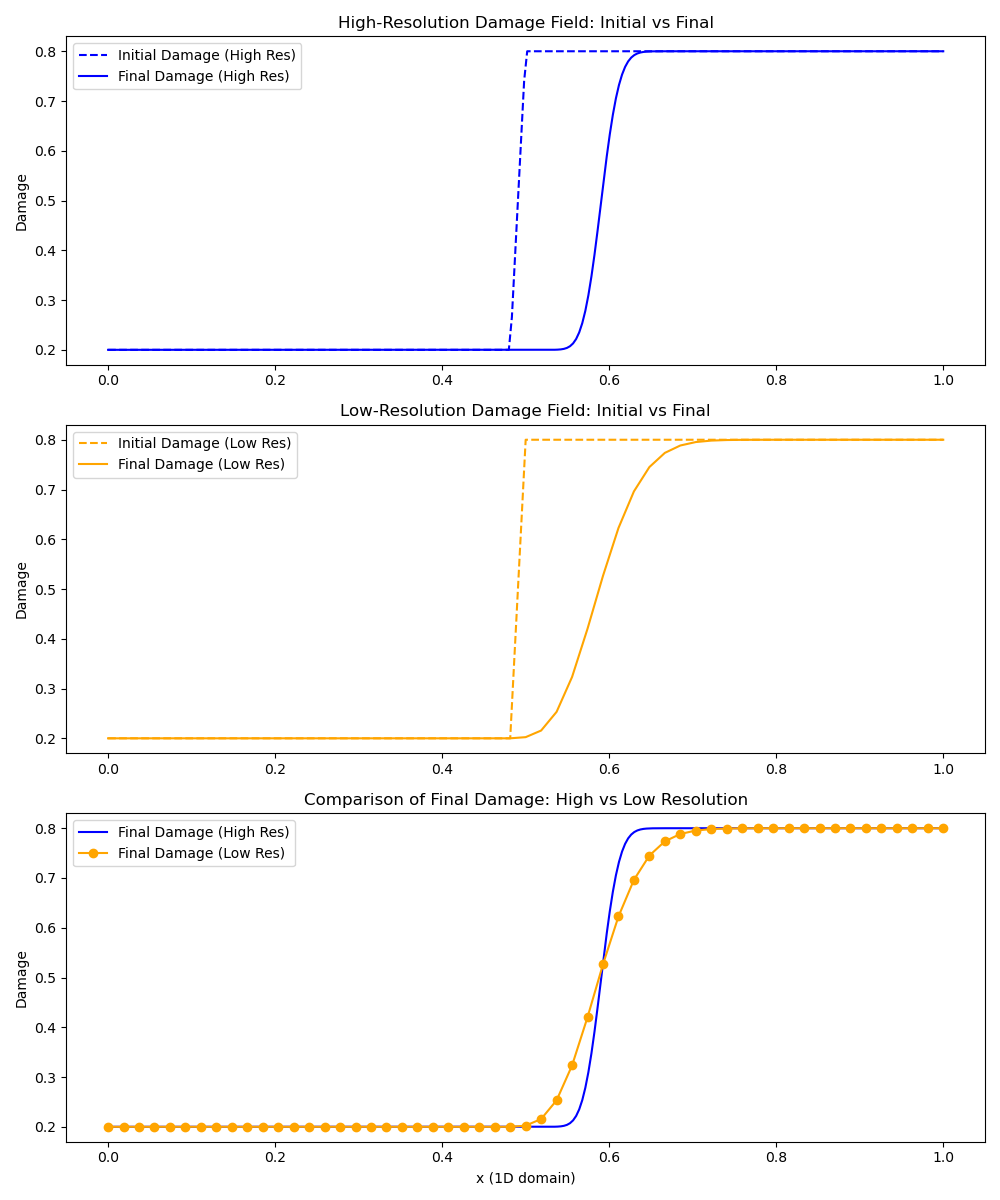

Generate this figure with Python:
import numpy as np
import matplotlib.pyplot as plt

# Parameters
domain_length = 1.0  # Length of the 1D domain
nx_low = 55         # Number of points in low-resolution grid
nx_high = nx_low * 5 - 1       # Number of points in high-resolution grid
dt = 0.01            # Time step
nt = 100           # Number of time steps
velocity = 0.1       # Constant advection velocity

# High-resolution and low-resolution grids
x_high = np.linspace(0, domain_length, nx_high)
x_low = np.linspace(0, domain_length, nx_low)
dx_high = x_high[1] - x_high[0]
dx_low = x_low[1] - x_low[0]

# Initial damage field (step function)
damage_low = np.piecewise(x_low, [x_low < 0.5, x_low >= 0.5], [0.2, 0.8])

# Interpolate high-resolution damage to low resolution as an initial damage
damage_high  = np.interp(x_high, x_low, damage_low)

# Function to advect damage using finite differences
def advect_damage(damage, velocity, dx, dt):
    advected_damage = np.copy(damage)
    for i in range(1, len(damage) - 1):  # Exclude boundaries for simplicity
        advected_damage[i] -= velocity * dt / dx * (damage[i] - damage[i - 1])
    return advected_damage

# Store initial conditions for comparison
initial_damage_high = np.copy(damage_high)
initial_damage_low = np.copy(damage_low)

# Main simulation loop
for t in range(nt):
    # Advect damage field on high resolution
    damage_high = advect_damage(damage_high, velocity, dx_high, dt)
    damage_low = advect_damage(damage_low, velocity, dx_low, dt)

# Plot results
fig, axs = plt.subplots(3, 1, figsize=(10, 12))

# Initial vs final high-resolution damage field
axs[0].plot(x_high, initial_damage_high, label="Initial Damage (High Res)", color="blue", linestyle="--")
axs[0].plot(x_high, damage_high, label="Final Damage (High Res)", color="blue")
axs[0].set_ylabel("Damage")
axs[0].set_title("High-Resolution Damage Field: Initial vs Final")
axs[0].legend()

# Initial vs final low-resolution damage field
axs[1].plot(x_low, initial_damage_low, label="Initial Damage (Low Res)", color="orange", linestyle="--")
axs[1].plot(x_low, damage_low, label="Final Damage (Low Res)", color="orange")
axs[1].set_ylabel("Damage")
axs[1].set_title("Low-Resolution Damage Field: Initial vs Final")
axs[1].legend()

# Final high-resolution vs low-resolution damage field
axs[2].plot(x_high, damage_high, label="Final Damage (High Res)", color="blue")
axs[2].plot(x_low, damage_low, 'o-', label="Final Damage (Low Res)", color="orange")
axs[2].set_ylabel("Damage")
axs[2].set_xlabel("x (1D domain)")
axs[2].set_title("Comparison of Final Damage: High vs Low Resolution")
axs[2].legend()

plt.tight_layout()
plt.savefig('2_Mesh_Concept.png')